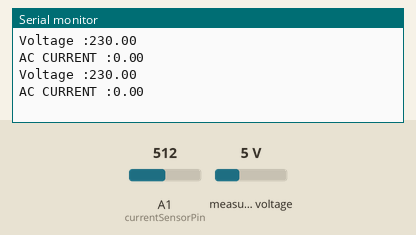
Simulated run of this sketch. Board: ATtiny85, built with avr-gcc and run on an emulated ATtiny85. On the bench: the last lines printed to the serial monitor. The test bench sets the inputs (shaded band); at power-on: measured voltage 5 V, A1 (currentSensorPin) = 512.

Above: at 1.2 s.
1.3 s: measured voltage set to 0.3 V
At 2.3 s:
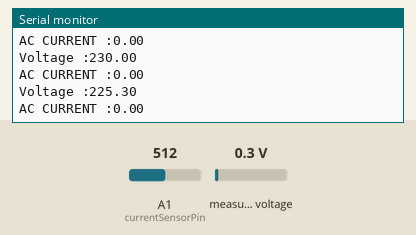
2.8 s: measured voltage set to 3.8 V
At 3.7 s:
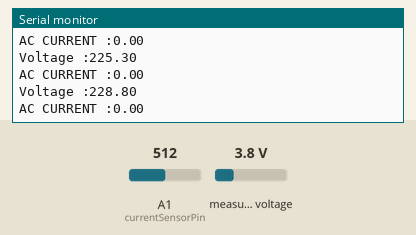
Timing chart, 0 to 5.8 s (numbered marks = the images above; inputs shaded):
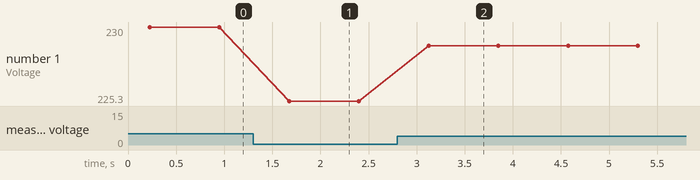

The sketch:

sensorDF_ZPM.ino
```cpp
// (licence header left out)
/***********Notice and Trouble shooting***************
  1.Connection and Diagram can be found here, https://wiki.dfrobot.com.cn/index.php?title=(SKU:SEN0214)_20A%E7%94%B5%E6%B5%81%E4%BC%A0%E6%84%9F%E5%99%A8#.E6.A0.B7.E4.BE.8B.E4.BB.A3.E7.A0.81
  2.This code is tested on Arduino Uno.
 ****************************************************/
#include <ZMPT101B.h>
#define SENSITIVITY 339.0f

// ZMPT101B sensor output connected to analog pin A0
// and the voltage source frequency is 50 Hz.
ZMPT101B voltageSensor(A0, 50.0);

const int currentSensorPin = A1; //define sensor pin
const int mVperAmp = 100; // use 185 for 5A Module, and 66 for 30A Module
float Vref  = 0; //read your Vcc voltage,typical voltage should be 5000mV(5.0V)

void setup()
{
  Serial.begin(115200);
  Vref = readVref(); //read the reference votage(default:VCC)
  voltageSensor.setSensitivity(SENSITIVITY);
}

void loop()
{
  /*If you are reading DC current, use this function to read DC current. Then uncomment the AC function.*/
  //  float CurrentValue =  readDCCurrent(currentSensorPin);
  /*If you are reading AC current, use this function to read AC current,it returns the RMS. Then uncomment the DC function.*/
  float CurrentValue =  readACCurrent(currentSensorPin);
  float voltage = voltageSensor.getRmsVoltage();
  Serial.print("Voltage :");
  Serial.println(voltage);
  Serial.print("AC CURRENT :");
  Serial.println(CurrentValue);
  delay(500);
}

/*read DC Current Value*/
float readDCCurrent(int Pin)
{
  int analogValueArray[31];
  for (int index = 0; index < 31; index++)
  {
    analogValueArray[index] = analogRead(Pin);
  }
  int i, j, tempValue;
  for (j = 0; j < 31 - 1; j ++)
  {
    for (i = 0; i < 31 - 1 - j; i ++)
    {
      if (analogValueArray[i] > analogValueArray[i + 1])
      {
        tempValue = analogValueArray[i];
        analogValueArray[i] = analogValueArray[i + 1];
        analogValueArray[i + 1] = tempValue;
      }
    }
  }
  float medianValue = analogValueArray[(31 - 1) / 2];
  float DCCurrentValue = (medianValue / 1024.0 * Vref - Vref / 2.0) / mVperAmp;  //Sensitivity:100mV/A, 0A @ Vcc/2
  return DCCurrentValue;
}

/*read AC Current Value and return the RMS*/
float readACCurrent(int Pin)
{
  int analogValue;             //analog value read from the sensor output pin
  int maxValue = 0;            // store max value
  int minValue = 1024;         // store min value
  unsigned long start_time = millis();
  while ((millis() - start_time) < 200) //sample for 0.2s
  {
    analogValue = analogRead(Pin);
    if (analogValue > maxValue)
    {
      maxValue = analogValue;
    }
    if (analogValue < minValue)
    {
      minValue = analogValue;
    }
  }
  float Vpp = (maxValue - minValue) * Vref / 1024.0;
  float Vrms = Vpp / 2.0 * 0.707 / mVperAmp; //Vpp -> Vrms
  return Vrms;
}

/*read reference voltage*/
long readVref()
{
  long result;
#if defined(__AVR_ATmega168__) || defined(__AVR_ATmega328__) || defined (__AVR_ATmega328P__)
  ADMUX = _BV(REFS0) | _BV(MUX3) | _BV(MUX2) | _BV(MUX1);
#elif defined(__AVR_ATmega32U4__) || defined(__AVR_ATmega1280__) || defined(__AVR_ATmega2560__) || defined(__AVR_AT90USB1286__)
  ADMUX = _BV(REFS0) | _BV(MUX4) | _BV(MUX3) | _BV(MUX2) | _BV(MUX1);
  ADCSRB &= ~_BV(MUX5);   // Without this the function always returns -1 on the ATmega2560 https://openenergymonitor.org/emon/node/2253#comment-11432
#elif defined (__AVR_ATtiny24__) || defined(__AVR_ATtiny44__) || defined(__AVR_ATtiny84__)
  ADMUX = _BV(MUX5) | _BV(MUX0);
#elif defined (__AVR_ATtiny25__) || defined(__AVR_ATtiny45__) || defined(__AVR_ATtiny85__)
  ADMUX = _BV(MUX3) | _BV(MUX2);
#endif
#if defined(__AVR__)
  delay(2);                                        // Wait for Vref to settle
  ADCSRA |= _BV(ADSC);                             // Convert
  while (bit_is_set(ADCSRA, ADSC));
  result = ADCL;
  result |= ADCH << 8;
  result = 1126400L / result;  //1100mV*1024 ADC steps https://openenergymonitor.org/emon/node/1186
  return result;
#elif defined(__arm__)
  return (3300);                                  //Arduino Due
#else
  return (3300);                                  //Guess that other un-supported architectures will be running a 3.3V!
#endif
}
```

Measured:
- after the input at 1.3 s, the serial monitor: prints a new line after 0.37 s (image 1)
- after the input at 2.8 s, the serial monitor: prints a new line after 0.32 s (image 2)
- plotted number 1: 230 → 225.3 after the input at 1.3 s, 225.3 → 228.8 after the input at 2.8 s
